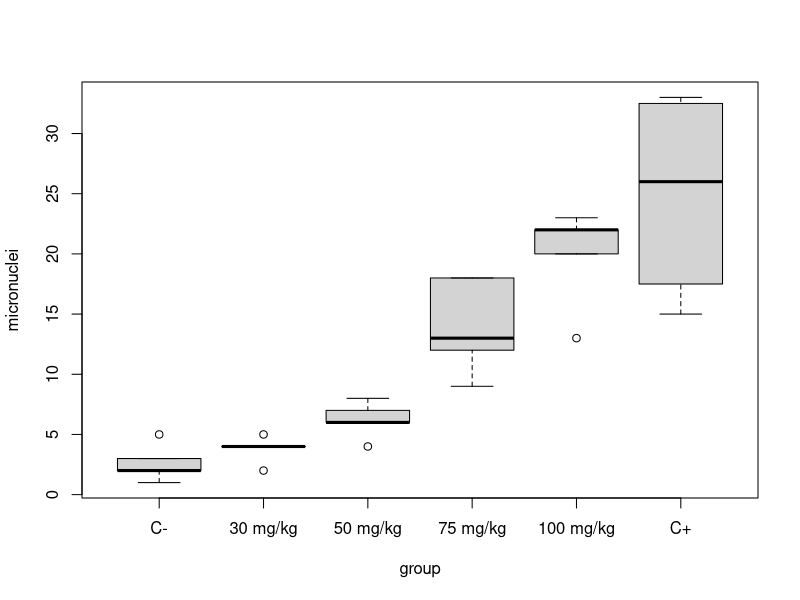

Source code (R):
group <- rep(c("C-","30 mg/kg","50 mg/kg","75 mg/kg","100 mg/kg","C+"), times=c(7,5,5,5,5,4))
micronuclei <- c(3,2,2,3,2,5,1,5,4,4,4,2,7,4,6,8,6,9,18,13,12,18,22,13,23,22,20,33,15,32,20)
hydroquinone <- data.frame(group=group, micronuclei=micronuclei)
hydroquinone$group <- factor(hydroquinone$group, levels=c("C-","30 mg/kg","50 mg/kg","75 mg/kg","100 mg/kg","C+"))
boxplot(micronuclei~group, data=hydroquinone)
#save(hydroquinone, file="hydroquinone.rda", compress = TRUE)

group <- c("Placebo", "10 mg", "20 mg", "20 mg + 2.3 g Colesevelam")
sampleSize <- c(33, 35, 39, 37)
means <- c(177, 136, 119, 111)
sd <- c(30, 31, 26, 37)
adverseEvents <- c(25, 22, 23, 25)
simvastatin <- data.frame(group=group, sampleSize=sampleSize, means=means, sd=sd, adverseEvents=adverseEvents)
simvastatin$group <- factor(simvastatin$group, levels=c("Placebo", "10 mg", "20 mg", "20 mg + 2.3 g Colesevelam"))
save(simvastatin, file="simvastatin.rda", compress = TRUE)

